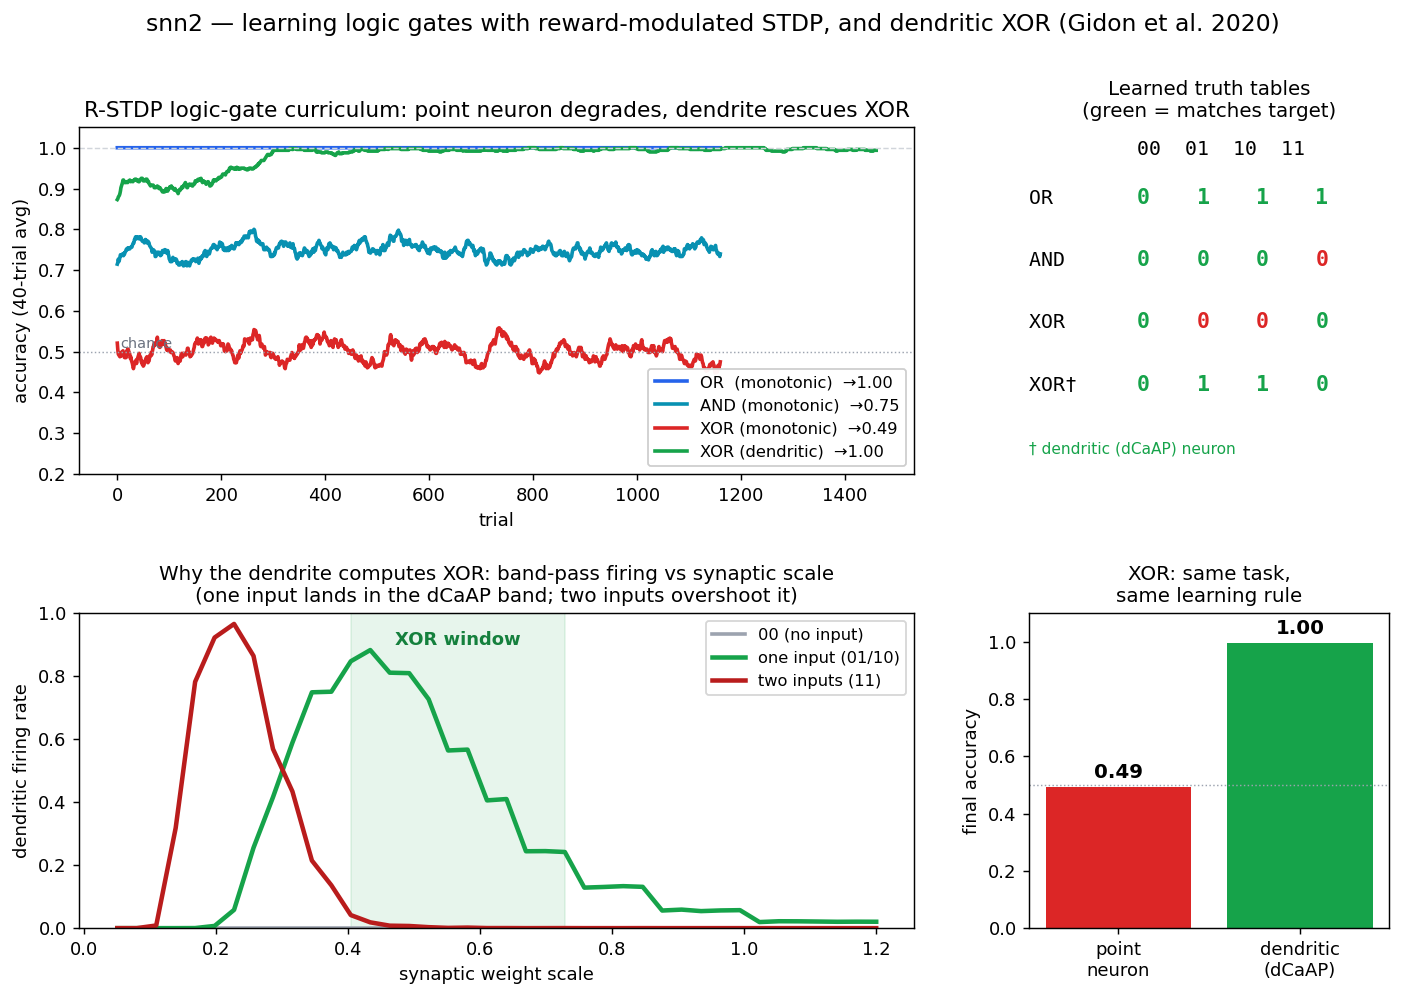

The Python source for this figure:
"""
Learning logic gates with reward-modulated STDP -- and why XOR needs a dendrite.

THE CURRICULUM (easy -> impossible -> rescued). One output neuron is shown the
four combinations of two binary operands a, b (encoded as two input groups) and
rewarded when its action matches a target gate's truth table. We train it, from
random initial weights, on a difficulty-ordered sequence:

  1. OR   (monotonic neuron) -- linearly separable, low threshold. Solved almost
                               immediately: firing on any input already *is* OR.
  2. AND  (monotonic neuron) -- linearly separable but needs coincidence
                               detection (fire on two inputs, not one). A single
                               rate-coded point neuron + reward-modulated STDP
                               cannot reliably place a threshold in that narrow
                               window; it learns to stay silent and plateaus
                               around 0.75 (right on 00/01/10, wrong on 11).
  3. XOR  (monotonic neuron) -- NOT linearly separable. A point neuron is stuck
                               at chance (~0.5): no single threshold on a
                               monotonic drive can fire for one input yet not for
                               two, because two inputs always drive *harder*.
  4. XOR  (dendritic neuron) -- SOLVED. Gidon et al. 2020 (Science) showed human
                               layer 2/3 pyramidal neurons fire dendritic Ca2+
                               action potentials (dCaAPs) whose amplitude is
                               MAXIMAL near threshold and DECREASES for stronger
                               input -- an anti-coincidence / band-pass response.
                               A single such neuron computes XOR: silent at zero
                               input (below the band), fires at one input (drive
                               in the band), suppressed at two inputs (drive
                               overshoots the band). R-STDP tunes the synaptic
                               scale so the one- vs two-input drive levels straddle
                               the band, and the neuron learns XOR (~1.0).

THE POINT. Difficulty rises and the point neuron degrades (1.0 -> 0.75 -> 0.5);
swapping ONLY the neuron's activation -- monotonic threshold -> non-monotonic
dCaAP band -- breaks the XOR wall. The synapses, encoding, reward, and learning
rule are identical across 3 and 4; the dendrite is what changes.

A learning subtlety worth knowing (it shaped the dendritic preset): pure LTP with
a band-pass neuron has a "band-entry-order trap." At low weight the *two-input*
drive is highest and sits in the band, so it fires and -- if punished -- crushes
every weight to zero before one-input drive can climb in. The fix is reward-only
learning (punish_mult = 0) plus a weight cap inside the XOR window, so reward
ratchets the weight up into the band and clipping stops the overshoot. Weights are
also feedforward-only (no body->body self-excitation).

Run: python -m snn2.logic_gates
"""
from __future__ import annotations
import numpy as np

from .engine import run_bucket
from ..spec import expand, GATES, _operand_rate_map


# --------------------------------------------------------------------------- #
# Training
# --------------------------------------------------------------------------- #
def train_gate(preset: str, gate: str, n_seeds: int = 12, length: int | None = None):
    """Train `n_seeds` independent learners on one gate. Returns (mean_curve [T],
    final_acc_per_seed [n_seeds], final_weights_per_seed [n_seeds, n_in])."""
    spec = {"preset": preset, "target_map": GATES[gate]}
    if length is not None:
        spec["len_episode"] = length
    curves, weights = [], []
    for sd in range(n_seeds):
        m = run_bucket([expand(spec)], seed=sd, log_trials=True)[0]
        curves.append(m["trial_correct"])
        weights.append(m["weights"][:expand(spec)["n_inputs"], 0])
    curves = np.array(curves)
    final = curves[:, -200:].mean(1)
    return curves.mean(0), final, np.array(weights)


def curriculum(n_seeds: int = 12):
    """Run the full four-stage curriculum. Returns a dict keyed by stage label."""
    stages = [
        ("OR  (monotonic)",  "logic_monotonic", "OR"),
        ("AND (monotonic)",  "logic_monotonic", "AND"),
        ("XOR (monotonic)",  "logic_monotonic", "XOR"),
        ("XOR (dendritic)",  "logic_dendritic", "XOR"),
    ]
    out = {}
    for label, preset, gate in stages:
        curve, final, W = train_gate(preset, gate, n_seeds)
        out[label] = {"curve": curve, "final": final, "weights": W,
                      "preset": preset, "gate": gate}
    return out


# --------------------------------------------------------------------------- #
# Static analysis: what does the dendritic neuron do as a function of weight?
# --------------------------------------------------------------------------- #
def dendritic_firing_map(wscales, gain=1.0, lo=3.0, hi=6.0, P=30, n_in=40,
                         rate=0.5, trials=400, seed=0):
    """Per-combo dendritic firing rate vs synaptic scale. Shows the XOR window:
    a range of weights where one input fires and two inputs are suppressed."""
    rng = np.random.default_rng(seed)
    rm = _operand_rate_map(n_in, rate)
    out = {lbl: [] for lbl in ("00", "01", "10", "11")}
    for w in wscales:
        W = np.full((n_in, 1), w)
        for combo, lbl in zip(range(4), ("00", "01", "10", "11")):
            spk = (rng.random((trials * P, n_in)) < rm[combo]).astype(float)
            I = (spk @ W)[:, 0] * gain
            out[lbl].append(float(((I >= lo) & (I <= hi)).mean()))
    return {k: np.array(v) for k, v in out.items()}


def gate_truth(preset, gate, seed=0):
    """Trained network's action on each of the 4 combos (the learned truth table)."""
    spec = expand({"preset": preset, "target_map": GATES[gate]})
    m = run_bucket([spec], seed=seed, log_trials=True)[0]
    W = m["weights"][:spec["n_inputs"], 0]
    rm = _operand_rate_map(spec["n_inputs"], spec.get("operand_rate", 0.5))
    gain = spec["input_gain"]; P = spec["processing_time"]
    rng = np.random.default_rng(seed + 777)
    acts = []
    for combo in range(4):
        rates = rm[combo]; fires = []
        for _ in range(120):
            spk = (rng.random((P, spec["n_inputs"])) < rates).astype(float)
            I = (spk @ W) * gain
            if spec["neuron"] == "dendritic":
                fire = ((I >= spec["dcap_lo"]) & (I <= spec["dcap_hi"])).mean()
            else:                                   # lif: accumulate, threshold
                v = 0.0; n = 0
                for t in range(P):
                    v = v * (1 - spec["potential_decay"]) + I[t]
                    if v >= spec["firing_threshold"]:
                        n += 1; v = spec["resting_mv"]
                fire = n / P
            fires.append(fire > spec["action_threshold"])
        acts.append(int(np.mean(fires) > 0.5))
    return acts


# --------------------------------------------------------------------------- #
# Validation
# --------------------------------------------------------------------------- #
def validate(n_seeds: int = 12, verbose: bool = True):
    res = curriculum(n_seeds)
    log = print if verbose else (lambda *a, **k: None)

    or_final  = res["OR  (monotonic)"]["final"].mean()
    and_final = res["AND (monotonic)"]["final"].mean()
    xm_final  = res["XOR (monotonic)"]["final"].mean()
    xd_curve  = res["XOR (dendritic)"]["curve"]
    xd_final  = res["XOR (dendritic)"]["final"]
    xd_start  = xd_curve[:20].mean()
    xd_conv   = (xd_final > 0.9).mean()

    log("Curriculum results (mean final accuracy over %d seeds):" % n_seeds)
    for k in res:
        log("  %-16s  start=%.2f  final=%.2f"
            % (k, res[k]["curve"][:20].mean(), res[k]["final"].mean()))

    checks = []
    # 1. starts not knowing: the dendritic learner is below mastery at the start
    checks.append(("dendritic XOR starts not knowing (start < 0.92)",
                   xd_start < 0.92))
    # 2. linearly-separable OR is learned
    checks.append(("monotonic OR is learned (final > 0.9)", or_final > 0.9))
    # 3. AND hits the point-neuron ceiling (learned-ish but not solved)
    checks.append(("monotonic AND plateaus below mastery (0.6 < final < 0.85)",
                   0.6 < and_final < 0.85))
    # 4. monotonic XOR fails -- the linear-separability wall
    checks.append(("monotonic XOR fails at the wall (final < 0.8)",
                   xm_final < 0.8))
    # 5. dendritic XOR is solved, and beats the monotonic neuron decisively
    checks.append(("dendritic XOR is solved (final > 0.9)", xd_final.mean() > 0.9))
    checks.append(("dendritic XOR converges for most seeds (>=80%%)",
                   xd_conv >= 0.8))
    checks.append(("dendrite beats point neuron on XOR by >0.3",
                   xd_final.mean() - xm_final > 0.3))
    # 6. learning happened: dendritic XOR end > start
    checks.append(("dendritic XOR improves with training (end > start + 0.05)",
                   xd_curve[-200:].mean() > xd_start + 0.05))
    # 7. the trained dendritic neuron implements the XOR truth table exactly
    tt = gate_truth("logic_dendritic", "XOR", seed=0)
    checks.append(("trained dendritic truth table == XOR [0,1,1,0] (got %s)" % tt,
                   tt == GATES["XOR"]))

    log("\nValidation:")
    for name, ok in checks:
        log("  [%s] %s" % ("PASS" if ok else "FAIL", name))
    passed = all(ok for _, ok in checks)
    log("\n%s" % ("ALL CHECKS PASSED" if passed else "SOME CHECKS FAILED"))
    return {"checks_passed": passed, "results": res,
            "or": or_final, "and": and_final,
            "xor_mono": xm_final, "xor_dend": xd_final.mean(),
            "xor_dend_start": xd_start, "truth_table": tt}


# --------------------------------------------------------------------------- #
# Figure
# --------------------------------------------------------------------------- #
def make_figure(path="logic_gates.png", n_seeds: int = 12):
    import matplotlib
    matplotlib.use("Agg")
    import matplotlib.pyplot as plt

    res = curriculum(n_seeds)
    fig = plt.figure(figsize=(13, 8))
    gs = fig.add_gridspec(2, 3, height_ratios=[1.1, 1.0], hspace=0.42, wspace=0.32)

    colors = {"OR  (monotonic)": "#2563eb", "AND (monotonic)": "#0891b2",
              "XOR (monotonic)": "#dc2626", "XOR (dendritic)": "#16a34a"}

    # (A) learning curves -- the curriculum
    ax = fig.add_subplot(gs[0, :2])
    for k, d in res.items():
        c = d["curve"]
        sm = np.convolve(c, np.ones(40) / 40, mode="valid")
        ax.plot(sm, color=colors[k], lw=2, label="%s  →%.2f" % (k, d["final"].mean()))
    ax.axhline(0.5, color="#9ca3af", lw=0.8, ls=":")
    ax.axhline(1.0, color="#d1d5db", lw=0.8, ls="--")
    ax.text(5, 0.51, "chance", color="#6b7280", fontsize=8)
    ax.set_title("R-STDP logic-gate curriculum: point neuron degrades, "
                 "dendrite rescues XOR", fontsize=12)
    ax.set_xlabel("trial"); ax.set_ylabel("accuracy (40-trial avg)")
    ax.set_ylim(0.2, 1.05); ax.legend(loc="lower right", fontsize=9, framealpha=0.95)

    # (B) truth tables -- learned vs target
    ax = fig.add_subplot(gs[0, 2]); ax.axis("off")
    combos = ["00", "01", "10", "11"]
    rows = [("OR",  "logic_monotonic", GATES["OR"]),
            ("AND", "logic_monotonic", GATES["AND"]),
            ("XOR", "logic_monotonic", GATES["XOR"]),
            ("XOR†", "logic_dendritic", GATES["XOR"])]
    ax.set_title("Learned truth tables\n(green = matches target)", fontsize=11)
    ax.text(0.30, 0.92, "  ".join(combos), family="monospace", fontsize=11,
            transform=ax.transAxes)
    for r, (name, preset, target) in enumerate(rows):
        y = 0.78 - r * 0.18
        learned = gate_truth(preset, name.replace("†", ""), seed=0) \
            if name != "XOR†" else gate_truth("logic_dendritic", "XOR", seed=0)
        ax.text(0.0, y, "%-5s" % name, family="monospace", fontsize=11,
                transform=ax.transAxes)
        for i, (lv, tv) in enumerate(zip(learned, target)):
            col = "#16a34a" if lv == tv else "#dc2626"
            ax.text(0.30 + i * 0.165, y, str(lv), family="monospace", fontsize=12,
                    color=col, fontweight="bold", transform=ax.transAxes)
    ax.text(0.0, 0.06, "† dendritic (dCaAP) neuron", fontsize=8.5,
            color="#16a34a", transform=ax.transAxes)

    # (C) the dendritic XOR window: firing vs synaptic scale
    ax = fig.add_subplot(gs[1, :2])
    ws = np.linspace(0.05, 1.2, 40)
    fmap = dendritic_firing_map(ws, gain=1.0, lo=3.0, hi=6.0)
    ax.plot(ws, fmap["00"], color="#9ca3af", lw=2, label="00 (no input)")
    ax.plot(ws, (fmap["01"] + fmap["10"]) / 2, color="#16a34a", lw=2.5,
            label="one input (01/10)")
    ax.plot(ws, fmap["11"], color="#b91c1c", lw=2.5, label="two inputs (11)")
    # XOR window: one-input fires, two-input suppressed
    one = (fmap["01"] + fmap["10"]) / 2
    win = ws[(one > 0.15) & (fmap["11"] < 0.10)]
    if len(win):
        ax.axvspan(win.min(), win.max(), color="#16a34a", alpha=0.10)
        ax.text((win.min() + win.max()) / 2, 0.9, "XOR window", ha="center",
                color="#15803d", fontsize=10, fontweight="bold")
    ax.set_title("Why the dendrite computes XOR: band-pass firing vs synaptic scale\n"
                 "(one input lands in the dCaAP band; two inputs overshoot it)",
                 fontsize=11)
    ax.set_xlabel("synaptic weight scale"); ax.set_ylabel("dendritic firing rate")
    ax.legend(loc="upper right", fontsize=9); ax.set_ylim(0, 1.0)

    # (D) monotonic vs dendritic on XOR -- the contrast bar
    ax = fig.add_subplot(gs[1, 2])
    xm = res["XOR (monotonic)"]["final"].mean()
    xd = res["XOR (dendritic)"]["final"].mean()
    ax.bar(["point\nneuron", "dendritic\n(dCaAP)"], [xm, xd],
           color=["#dc2626", "#16a34a"])
    ax.axhline(0.5, color="#9ca3af", lw=0.8, ls=":")
    ax.set_title("XOR: same task,\nsame learning rule", fontsize=11)
    ax.set_ylabel("final accuracy"); ax.set_ylim(0, 1.1)
    for i, v in enumerate([xm, xd]):
        ax.text(i, v + 0.03, "%.2f" % v, ha="center", fontsize=11, fontweight="bold")

    fig.suptitle("snn2 — learning logic gates with reward-modulated STDP, "
                 "and dendritic XOR (Gidon et al. 2020)", fontsize=13, y=0.99)
    fig.savefig(path, dpi=130, bbox_inches="tight")
    plt.close(fig)
    return path


def main():
    print("Validating logic-gate curriculum:\n")
    validate()


if __name__ == "__main__":
    main()
